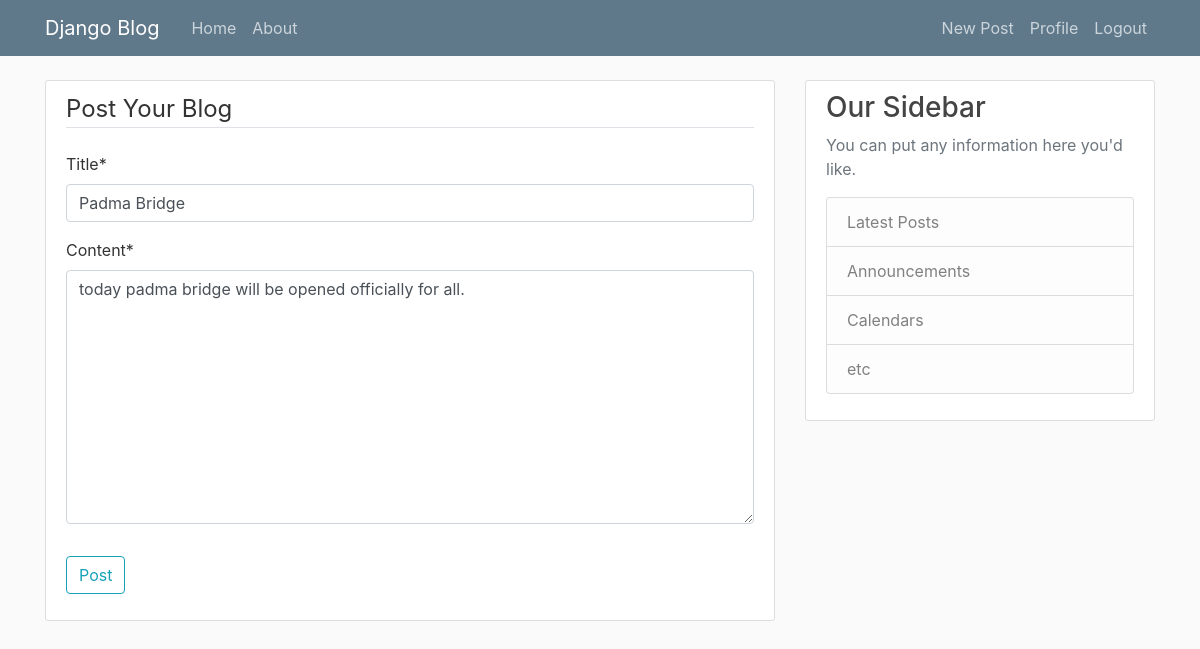
Page /post/2/update/ (signed in) on the committed database.
### blog/models.py (models this page shows, shortened)
class Post(models.Model):
	title=models.CharField(max_length=100)
	content = models.TextField()
	date_posted=models.DateTimeField(default=timezone.now)
	author=models.ForeignKey(User, on_delete=models.CASCADE)

### blog/views.py (the view, shortened to what this page needs)
# urls.py: path('post/<int:pk>/update/', PostUpdateView.as_view(), name='post-update'),
class PostUpdateView(LoginRequiredMixin,UserPassesTestMixin, UpdateView):
	model= Post
	fields=['title', 'content'] #<app>/<model>_form.html, by default this class look for this name in tamplate.
	def test_func(self):
		post = self.get_object()
		if self.request.user == post.author:
			return True
		return False

### blog/templates/blog/post_form.html (shortened to what this page needs)
{% extends "blog/base.html"%}
{% load crispy_forms_tags %}
{% block content %}
	 <div class="content-section">
        <form method="POST">
            <fieldset class="form-group">
                <legend class="border-bottom mb-4">Post Your Blog</legend>
                {{ form| crispy }}
            </fieldset>
            <div class="form-group">
                <button class="btn btn-outline-info" type="submit">Post</button>
            </div>
        </form>
    </div>
{% endblock content %}

### blog/static/blog/main.css (style rules this page uses)
body { background: #fafafa; color: #333333; margin-top: 5rem; }
.content-section { background: #ffffff; padding: 10px 20px; border: 1px solid #dddddd; border-radius: 3px; margin-bottom: 20px; }

### rows in the picture
Post: title "Padma Bridge", content "today padma bridge will be opened officially for all."
